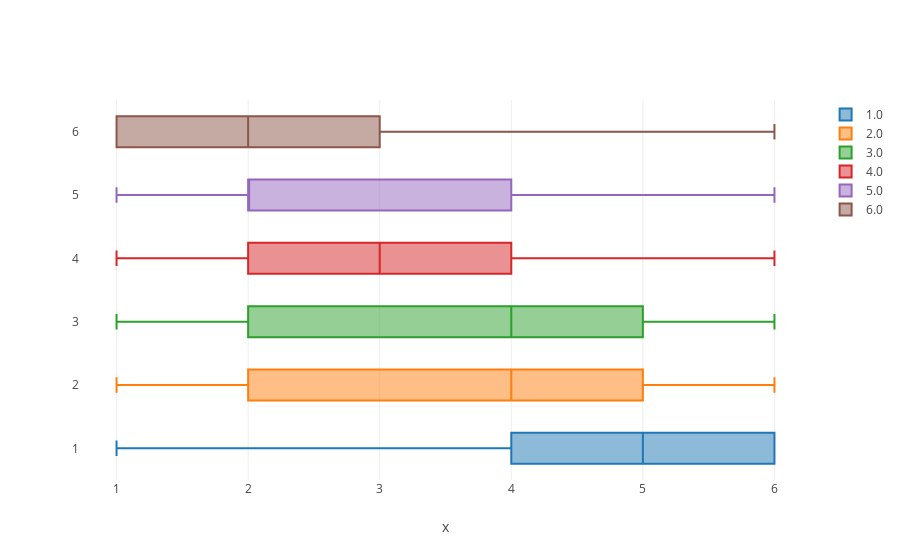

The code cell stored with this chart in its notebook:
### Code cell
data = []
for val in [1.,2.,3.,4.,5.,6.]:
    num_g = E1[E4==val]
    trace = go.Box(x=num_g, name=val)
    data.append(trace)

layout = go.Layout(
    xaxis=dict(title="x"),
)

fig = go.Figure(data=data, layout=layout)
py.iplot(fig)

### Figure 1 — Plotly figure (JSON) as saved in the notebook; plotly's stock layout.template omitted (floating-point values rounded to 4 significant figures; data arrays with more than 128 entries replaced by an {"elided": "..."} marker saying what was removed)
{"data": [{"name": "1.0", "type": "box", "uid": "09a2c7b6-edd6-11e8-8905-1002b5e0c242", "x": {"elided": "139 int values"}}, {"name": "2.0", "type": "box", "uid": "09a2c7b7-edd6-11e8-8fb8-1002b5e0c242", "x": {"elided": "262 int values"}}, {"name": "3.0", "type": "box", "uid": "09a2c7b8-edd6-11e8-8d62-1002b5e0c242", "x": {"elided": "266 int values"}}, {"name": "4.0", "type": "box", "uid": "09a2c7b9-edd6-11e8-8684-1002b5e0c242", "x": {"elided": "446 int values"}}, {"name": "5.0", "type": "box", "uid": "09a2c7ba-edd6-11e8-9e01-1002b5e0c242", "x": {"elided": "934 int values"}}, {"name": "6.0", "type": "box", "uid": "09a2c7bb-edd6-11e8-825b-1002b5e0c242", "x": {"elided": "721 int values"}}], "layout": {"xaxis": {"title": "x"}}}
